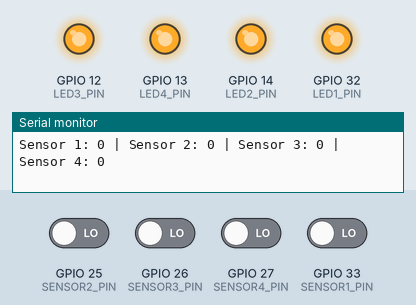
This sketch was run on a simulated ESP32. On the bench: output pins drawn as LEDs (lit = HIGH), the last lines printed to the serial monitor. The inputs (shaded band) are chosen by the test bench; at power-on: GPIO 25 (SENSOR2_PIN), GPIO 26 (SENSOR3_PIN), GPIO 27 (SENSOR4_PIN), GPIO 33 (SENSOR1_PIN) LOW.

Above: at 1.8 s.
1.9 s: GPIO 25 (SENSOR2_PIN) driven HIGH
At 2.5 s:
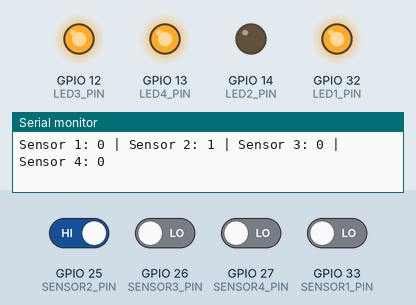
3.5 s: GPIO 26 (SENSOR3_PIN) driven HIGH
At 4.7 s:
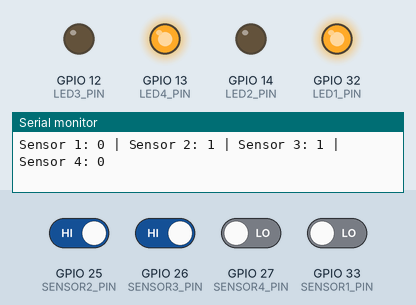
5.0 s: GPIO 27 (SENSOR4_PIN) driven HIGH
At 6.1 s:
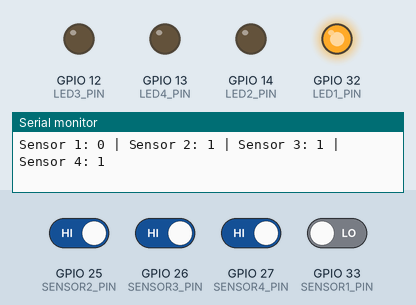
6.5 s: GPIO 33 (SENSOR1_PIN) driven HIGH
At 7.3 s:
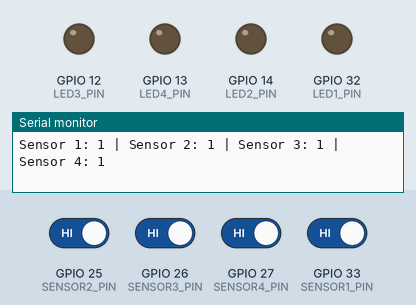
8.0 s: GPIO 25 (SENSOR2_PIN) driven LOW
At 8.4 s:
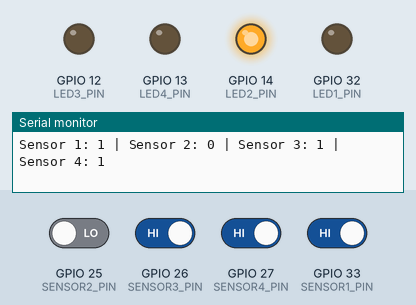
9.5 s: GPIO 26 (SENSOR3_PIN) driven LOW
At 10.8 s:
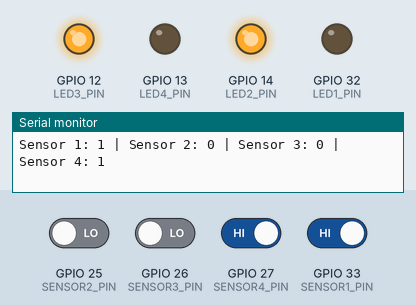
Timing chart, 0 to 12.0 s (numbered marks = the images above; inputs shaded):
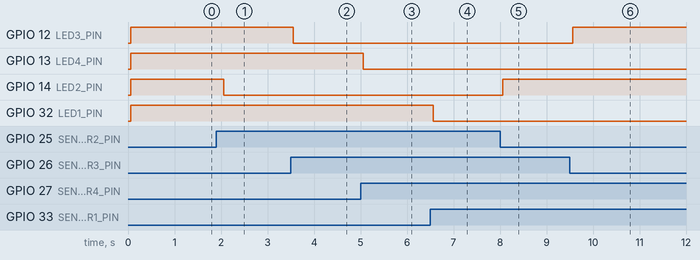

The sketch:

HALL_EFFECT_SENSOR-WIND_DIRECTION.ino
```cpp
// GPIO pins for Hall Effect Sensors (via Logic Level Shifter)
#define SENSOR1_PIN 33
#define SENSOR2_PIN 25
#define SENSOR3_PIN 26
#define SENSOR4_PIN 27

// GPIO pins for LEDs
#define LED1_PIN 32
#define LED2_PIN 14
#define LED3_PIN 12
#define LED4_PIN 13

void setup() {
  // Start serial communication
  Serial.begin(9600);
  Serial.println("Testing Hall Effect Sensors with LEDs and Logic Level Shifter");

  // Set sensor pins as input
  pinMode(SENSOR1_PIN, INPUT);
  pinMode(SENSOR2_PIN, INPUT);
  pinMode(SENSOR3_PIN, INPUT);
  pinMode(SENSOR4_PIN, INPUT);

  // Set LED pins as output
  pinMode(LED1_PIN, OUTPUT);
  pinMode(LED2_PIN, OUTPUT);
  pinMode(LED3_PIN, OUTPUT);
  pinMode(LED4_PIN, OUTPUT);
}

void loop() {
  // Read sensor states
  int sensor1State = digitalRead(SENSOR1_PIN);
  int sensor2State = digitalRead(SENSOR2_PIN);
  int sensor3State = digitalRead(SENSOR3_PIN);
  int sensor4State = digitalRead(SENSOR4_PIN);

  // Print sensor states to Serial Monitor
  Serial.print("Sensor 1: "); Serial.print(sensor1State);
  Serial.print(" | Sensor 2: "); Serial.print(sensor2State);
  Serial.print(" | Sensor 3: "); Serial.print(sensor3State);
  Serial.print(" | Sensor 4: "); Serial.println(sensor4State);

  // Control LEDs based on sensor states
  // Turn on LED if the corresponding sensor detects a magnet (state LOW)
  digitalWrite(LED1_PIN, !sensor1State);
  digitalWrite(LED2_PIN, !sensor2State);
  digitalWrite(LED3_PIN, !sensor3State);
  digitalWrite(LED4_PIN, !sensor4State);

  delay(500); // Delay for readability
}
```

Measured:
- after the input at 1.9 s, GPIO 14 (LED2_PIN): HIGH → LOW after 0.16 s
- after the input at 3.5 s, GPIO 12 (LED3_PIN): HIGH → LOW after 0.06 s
- after the input at 5.0 s, GPIO 13 (LED4_PIN): HIGH → LOW after 0.06 s
- after the input at 6.5 s, GPIO 32 (LED1_PIN): HIGH → LOW after 0.06 s
- after the input at 8.0 s, GPIO 14 (LED2_PIN): LOW → HIGH after 0.06 s
- after the input at 9.5 s, GPIO 12 (LED3_PIN): LOW → HIGH after 0.06 s
